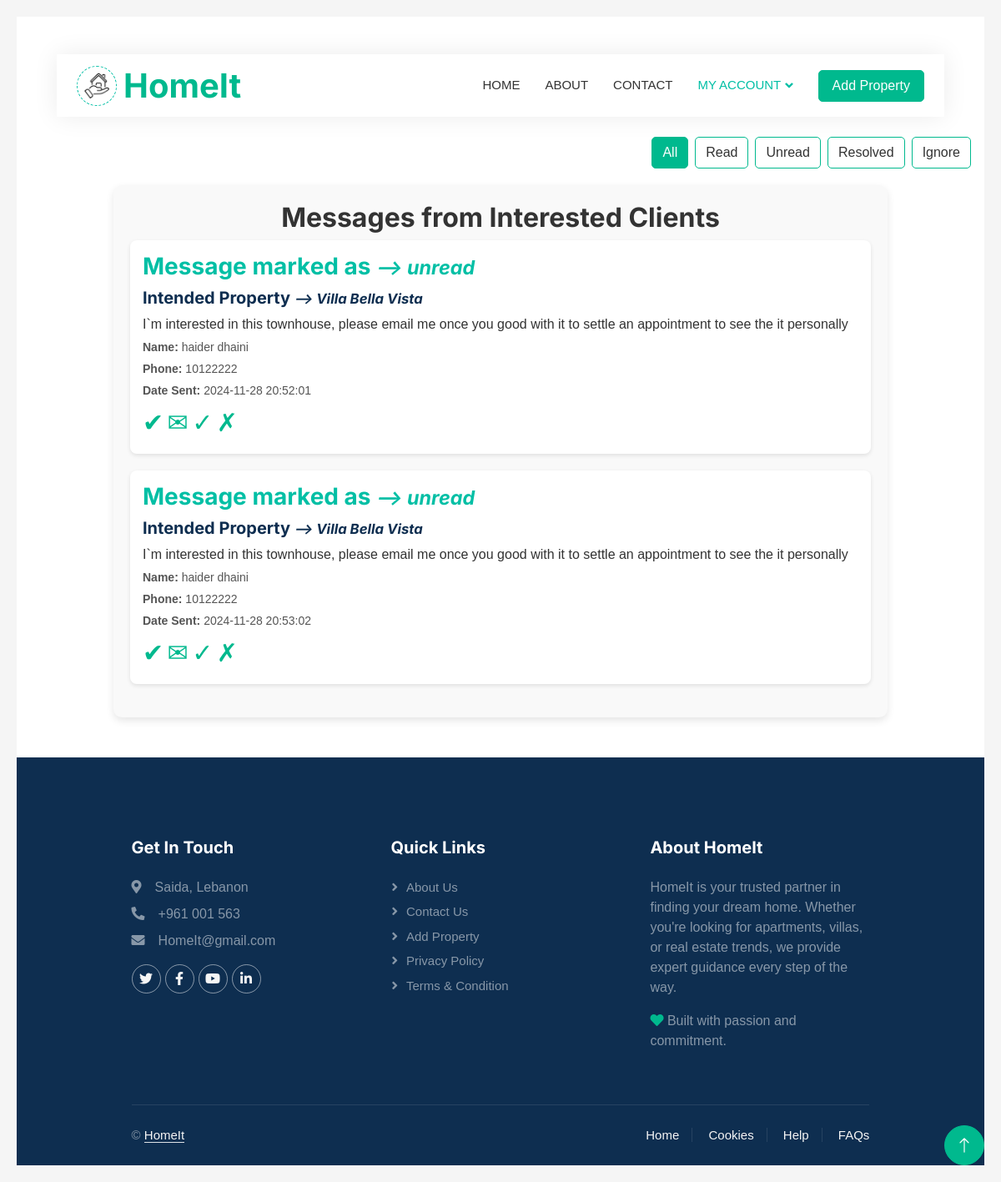
Screenshot of /backend/messages.php (signed in) with the database file from the repository.
### tables this page shows
CREATE TABLE `messages` (
  `message_id` int(11) NOT NULL,
  `user_id` int(11) NOT NULL,
  `property_id` int(11) NOT NULL,
  `status` enum('unread','read','resolved','ignore') NOT NULL DEFAULT 'unread',
  `client_name` varchar(30) NOT NULL,
  `client_phone` varchar(10) NOT NULL,
  `client_email` varchar(50) NOT NULL,
  `client_message` text NOT NULL,
  `date_sent` timestamp NOT NULL DEFAULT current_timestamp() ON UPDATE current_timestamp()
);

CREATE TABLE `properties` (
  `property_id` int(11) NOT NULL,
  `user_id` int(11) NOT NULL,
  `type_id` int(11) NOT NULL,
  `city_id` int(11) NOT NULL,
  `status` enum('available','rented','sold') NOT NULL DEFAULT 'available',
  `title` varchar(50) NOT NULL,
  `description` text NOT NULL,
  `price` decimal(10,0) NOT NULL,
  `address` varchar(100) NOT NULL,
  `bedrooms` int(11) NOT NULL,
  `bathrooms` int(11) NOT NULL,
  `sqft` int(11) NOT NULL,
  `created_at` timestamp NOT NULL DEFAULT current_timestamp(),
  `updated_at` timestamp NOT NULL DEFAULT current_timestamp(),
  `main_image` varchar(200) NOT NULL,
  `purpose` enum('for rent','for sell') NOT NULL
);

### backend/messages.php (the view, shortened to what this page needs)
<?php
    @include '../inc/connection.php';
    $user_id = $_SESSION['user_id'];
    $status_filter = isset($_GET['filter']) ? $_GET['filter'] : 'all';
    $status_condition = "";
    $sql = "SELECT * FROM messages WHERE user_id='$user_id' $status_condition";
    $messages = $con->query($sql);
?>
<!DOCTYPE html>
<html lang="en">
<head>
    <link href="https://cdnjs.cloudflare.com/ajax/libs/font-awesome/5.10.0/css/all.min.css" rel="stylesheet">
    <link href="https://cdn.jsdelivr.net/npm/bootstrap-icons@1.4.1/font/bootstrap-icons.css" rel="stylesheet">
    <link href="../css/bootstrap.min.css" rel="stylesheet">
    <link href="../css/style.css" rel="stylesheet">
    <link href="../css/style3.css" rel="stylesheet">
</head>
<body>
<div class="container-xxl bg-white p-0">
    <div class="container-fluid nav-bar bg-transparent">
        <nav class="navbar navbar-expand-lg bg-white navbar-light py-0 px-4">
            <a href="backend_index.php" class="navbar-brand d-flex align-items-center text-center">
                <div class="icon p-2 me-2">
                    <img class="img-fluid" src="../img/icon.png" alt="Icon" style="width: 30px; height: 30px;">
                </div>
                <h1 class="m-0 text-primary">HomeIt</h1>
            </a>
            <div class="collapse navbar-collapse" id="navbarCollapse">
                <div class="navbar-nav ms-auto">
                    <a href="backend_index.php" class="nav-item nav-link">Home</a>
                    <a href="backend_about.php" class="nav-item nav-link">About</a>
                    <a href="backend_contact.php" class="nav-item nav-link">Contact</a>
                    <div class="nav-item dropdown">
                        <a href="#" class="nav-link dropdown-toggle active" data-bs-toggle="dropdown">My account</a>
                    </div>
                </div>
                <a href="addProperty.php" class="btn btn-primary px-3 d-none d-lg-flex">Add Property</a>
            </div>
        </nav>
    </div>
    <br>
    <div class="d-flex justify-content-end mb-3">
        <ul class="nav nav-pills">
            <li class="nav-item me-2">
                <a href="?filter=all" class="btn btn-outline-primary <?= $status_filter === 'all' ? 'active' : '' ?>">All</a>
            </li>
            <li class="nav-item me-2">
                <a href="?filter=read" class="btn btn-outline-primary <?= $status_filter === 'read' ? 'active' : '' ?>">Read</a>
            </li>
            <li class="nav-item me-2">
                <a href="?filter=unread" class="btn btn-outline-primary <?= $status_filter === 'unread' ? 'active' : '' ?>">Unread</a>
            </li>
            <li class="nav-item me-2">
                <a href="?filter=resolved" class="btn btn-outline-primary <?= $status_filter === 'resolved' ? 'active' : '' ?>">Resolved</a>
            </li>
            <li class="nav-item me-3">
                <a href="?filter=ignore" class="btn btn-outline-primary <?= $status_filter === 'ignore' ? 'active' : '' ?>">Ignore</a>
            </li>
        </ul>
    </div>
    <div class="messages-container">
        <h2>Messages from Interested Clients</h2>
        <?php if (mysqli_num_rows($messages) == 0): ?>
            <<div class="text-center">
                <h4 class="text-muted">No messages found!</h4>
                <img src="../img/no_property.jpg" alt="No Messages" class="img-fluid my-3" style="max-width: 300px;">
                <p class="text-muted">There are currently no messages for this filter.</p>
            </div>
        <?php else: ?>
            <?php while ($msg_row = mysqli_fetch_assoc($messages)): ?>
                <div class="message-card">
                    <h3>Message marked as <span style="font-size: smaller;"><i>--> <?= htmlspecialchars($msg_row['status']) ?></i></span></h3>
                    <?php
                        $query="select title from properties where property_id=".$msg_row['property_id'];
                        $result = mysqli_query($con, $query);
                        $property = mysqli_fetch_assoc($result);
                        $title = $property ? $property['title'] : 'Unknown Property';
                    ?>
                    <h5>Intended Property <span style="font-size: smaller;"><i>--> <?= $title?></i></span></h5>
                    <p><?= htmlspecialchars($msg_row['client_message']) ?></p>
                    <div class="client-details">
                        <p><strong>Name:</strong> <?= htmlspecialchars($msg_row['client_name']) ?></p>
                        <p><strong>Phone:</strong> <?= htmlspecialchars($msg_row['client_phone']) ?></p>
                        <p><strong>Date Sent:</strong> <?= htmlspecialchars($msg_row['date_sent']) ?></p>
                    </div>
                    <div class="message-actions">
                        <a href="markMessage.php?id=<?= $msg_row['message_id'] ?>&action=read" title="Mark as Read" class="message-icon" style="font-size: 30px;">✔</a>
                        <a href="markMessage.php?id=<?= $msg_row['message_id'] ?>&action=unread" title="Mark as Unread" class="message-icon" style="font-size: 30px;">✉</a>
                        <a href="markMessage.php?id=<?= $msg_row['message_id'] ?>&action=resolved" title="Mark as Resolved" class="message-icon" style="font-size: 30px;">✓</a>
                        <a href="markMessage.php?id=<?= $msg_row['message_id'] ?>&action=ignore" title="Ignore Message" class="message-icon" style="font-size: 30px;">✗</a>
                    </div>
                </div>
            <?php endwhile; ?>
        <?php endif; ?>
    </div>
    <div class="container-fluid bg-dark text-white-50 footer pt-5 mt-5">
            <div class="container py-5">
                <div class="row g-5">
                    <div class="col-lg-4 col-md-6">
                        <h5 class="text-white mb-4">Get In Touch</h5>
                        <p class="mb-2"><i class="fa fa-map-marker-alt me-3"></i>Saida, Lebanon</p>
                        <p class="mb-2"><i class="fa fa-phone-alt me-3"></i>+961 001 563</p>
                        <p class="mb-2"><i class="fa fa-envelope me-3"></i>HomeIt@gmail.com</p>
                        <div class="d-flex pt-2">
                            <a class="btn btn-outline-light btn-social" href=""><i class="fab fa-twitter"></i></a>
                            <a class="btn btn-outline-light btn-social" href=""><i class="fab fa-facebook-f"></i></a>
                            <a class="btn btn-outline-light btn-social" href=""><i class="fab fa-youtube"></i></a>
                            <a class="btn btn-outline-light btn-social" href=""><i class="fab fa-linkedin-in"></i></a>
                        </div>
                    </div>
                    <div class="col-lg-4 col-md-6">
                        <h5 class="text-white mb-4">Quick Links</h5>
                        <a class="btn btn-link text-white-50" href="backend_about.php">About Us</a>
                        <a class="btn btn-link text-white-50" href="backend_contact.php">Contact Us</a>
                        <a class="btn btn-link text-white-50" href="addProperty.php">Add Property</a>
                        <a class="btn btn-link text-white-50" href="">Privacy Policy</a>
                        <a class="btn btn-link text-white-50" href="">Terms & Condition</a>
                    </div>
                    <div class="col-lg-4 col-md-6">
                        <h5 class="text-white mb-4">About HomeIt</h5>
                        <p>HomeIt is your trusted partner in finding your dream home. Whether you're looking for apartments, villas, or real estate trends, we provide expert guidance every step of the way.</p>
                        <p><i class="fa fa-heart text-primary"></i> Built with passion and commitment.</p>
                    </div>
                </div>
            </div>
            <div class="container">
                <div class="copyright">
                    <div class="row">
                        <div class="col-md-6 text-center text-md-start mb-3 mb-md-0">
                            &copy; <a class="border-bottom" href="#">HomeIt</a>
                        </div>
                        <div class="col-md-6 text-center text-md-end">
                            <div class="footer-menu">
                                <a href="#">Home</a>
                                <a href="#">Cookies</a>
                                <a href="#">Help</a>
                                <a href="#">FAQs</a>
                            </div>
                        </div>
                    </div>
                </div>
            </div>
        </div>
    <a href="#" class="btn btn-lg btn-primary btn-lg-square back-to-top"><i class="bi bi-arrow-up"></i></a>
</div>
</body>
</html>

### css/style.css (style rules this page uses)
:root { --primary: #00B98E; --secondary: #FF6922; --light: #EFFDF5; --dark: #0E2E50; }
.back-to-top { display: none; position: fixed; bottom: 20px; right: 20px; z-index: 1000; }
.btn { transition: .5s; }
.btn.btn-primary, .btn.btn-secondary { color: #FFFFFF; }
.btn-lg-square { width: 48px; height: 48px; }
.btn-square, .btn-sm-square, .btn-lg-square { padding: 0; display: flex; align-items: center; justify-content: center; font-weight: normal; border-radius: 50px; }
.nav-bar { position: relative; margin-top: 45px; padding: 0 3rem; transition: .5s; z-index: 9999; }
.navbar { box-shadow: 0 0 30px rgba(0, 0, 0, .08); }
.navbar .dropdown-toggle::after { border: none; content: "\f107"; font-family: "Font Awesome 5 Free"; font-weight: 900; vertical-align: middle; margin-left: 5px; transition: .5s; }
.navbar-light .navbar-nav .nav-link { margin-right: 30px; padding: 25px 0; color: #FFFFFF; font-size: 15px; text-transform: uppercase; outline: none; }
.navbar-light .navbar-nav .nav-link:hover, .navbar-light .navbar-nav .nav-link.active { color: var(--primary); }
.navbar-light .navbar-brand { height: 75px; }
.navbar-light .navbar-nav .nav-link { color: var(--dark); font-weight: 500; }
.icon { padding: 15px; display: inline-flex; align-items: center; justify-content: center; background: #FFFFFF !important; border-radius: 50px; border: 1px dashed var(--primary) !important; }
.nav-pills .nav-item .btn { color: var(--dark); }
.nav-pills .nav-item .btn:hover, .nav-pills .nav-item .btn.active { color: #FFFFFF; }
.footer .btn.btn-social { margin-right: 5px; width: 35px; height: 35px; display: flex; align-items: center; justify-content: center; color: var(--light); border: 1px solid rgba(255,255,255,0.5); border-radius: 35px; transition: .3s; }
.footer .btn.btn-link { display: block; margin-bottom: 5px; padding: 0; text-align: left; font-size: 15px; font-weight: normal; text-transform: capitalize; transition: .3s; }
.footer .btn.btn-link::before { position: relative; content: "\f105"; font-family: "Font Awesome 5 Free"; font-weight: 900; margin-right: 10px; }
.footer .copyright { padding: 25px 0; font-size: 15px; border-top: 1px solid rgba(256, 256, 256, .1); }
.footer .copyright a { color: var(--light); }
.footer .footer-menu a { margin-right: 15px; padding-right: 15px; border-right: 1px solid rgba(255, 255, 255, .1); }
.footer .footer-menu a:last-child { margin-right: 0; padding-right: 0; border-right: none; }

### css/style3.css (style rules this page uses)
:root { --primary: #00bfa5; --light: #f5f5f5; --dark: #333; --featured: #f39c12; --sale: #e74c3c; }
* { margin: 0; padding: 0; box-sizing: border-box; }
body { font-family: Arial, sans-serif; background-color: var(--light); color: var(--dark); display: flex; justify-content: center; align-items: center; min-height: 100vh; padding: 20px; }
.container { width: 80%; }
.messages-container { max-width: 80%; margin: 20px auto; padding: 20px; background-color: #f9f9f9; border-radius: 10px; box-shadow: 0 4px 10px rgba(0, 0, 0, 0.1); }
.messages-container h2 { text-align: center; color: #333; }
.message-card { margin-bottom: 20px; padding: 15px; background-color: #fff; border-radius: 8px; box-shadow: 0 2px 5px rgba(0, 0, 0, 0.1); }
.message-card h3 { margin-top: 0; color: var(--primary); }
.message-card p { margin: 5px 0; }
.client-details p { font-size: 14px; color: #555; }

### rows the page displays
messages: status "unread", property.title "Villa Bella Vista", client_message "I`m interested in this townhouse, please email me once you good with it to settle an appointment to see the it personally", client_name "haider dhaini", client_phone "10122222", date_sent "2024-11-28 20:52:01"
messages: status "unread", property.title "Villa Bella Vista", client_message "I`m interested in this townhouse, please email me once you good with it to settle an appointment to see the it personally", client_name "haider dhaini", client_phone "10122222", date_sent "2024-11-28 20:53:02"
